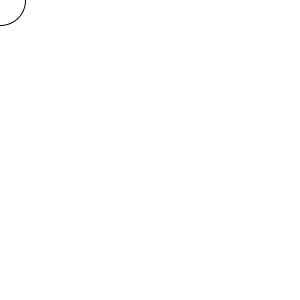
Frame 1 (no input)
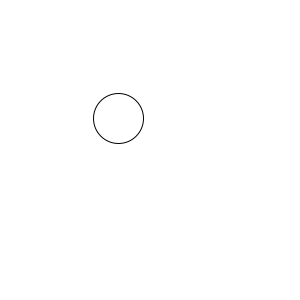
Frame 60 (the mouse pressed at the canvas centre just before this capture)
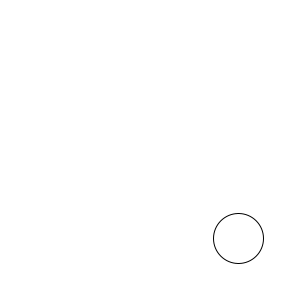
Frame 120 (the mouse held since frame 60 and released just before this capture)

The Processing sketch that drew these frames (run headless with seeded random() and noise(); from frame 60 on, the mouse is pressed at the canvas centre):

// Processing sketch: ball_moving_diagonal
// ── ball_moving_diagonal.pde
int x;

void setup() {
  size(300, 300);
  x = 0;
}

void draw() {
 background(255);
 ellipse(x, x, 50, 50);
 x = x + 2; 
  if(x>400) {
    x = 0; }
}
